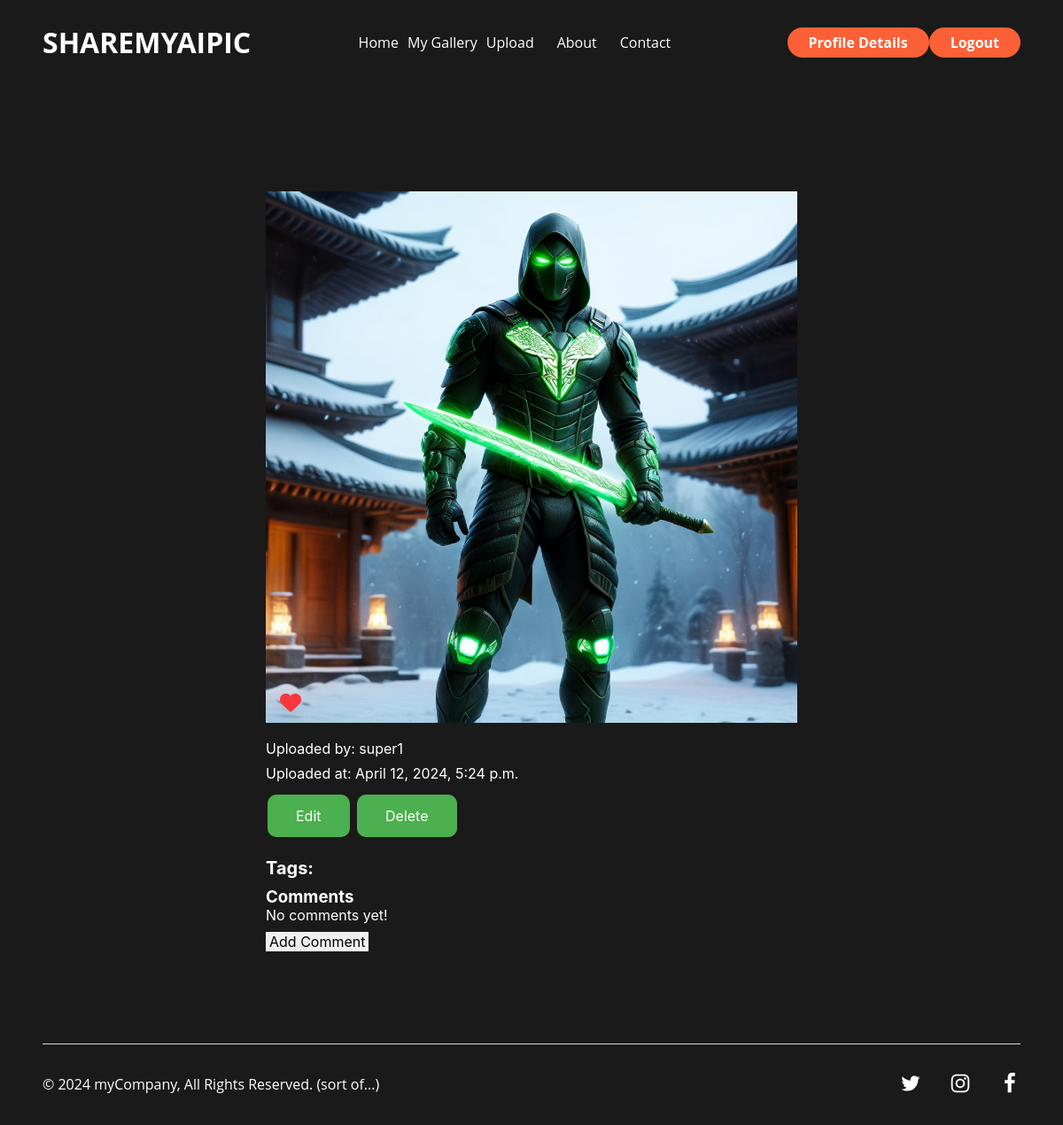
Before: /details/5/ (signed in) with the older database file.
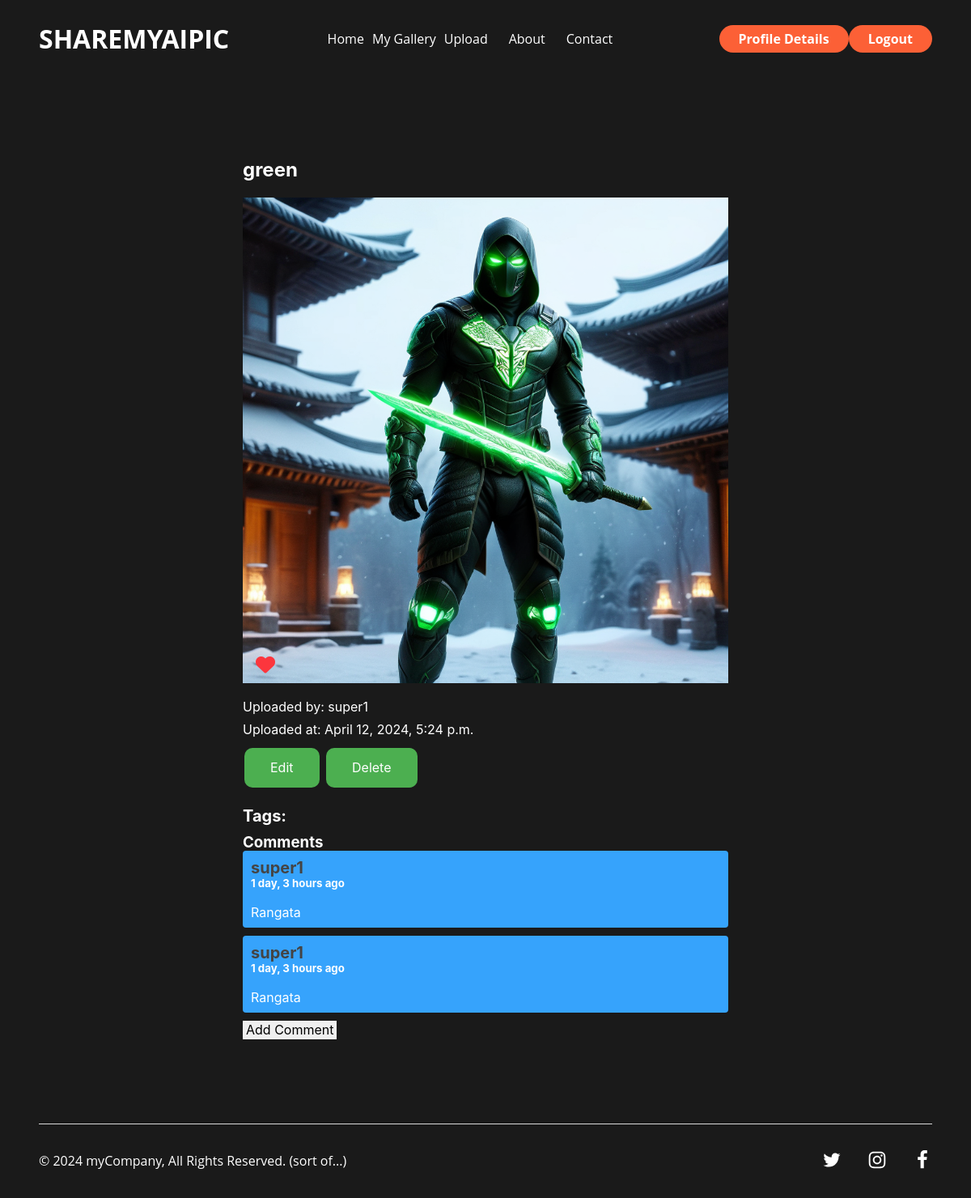
After: the same page with the newer database file.
### sharemypic/pics/models.py (models this page shows, shortened)
class Image(models.Model):
    MAX_TITLE_LENGTH = 100
    title = models.CharField(max_length=MAX_TITLE_LENGTH, blank=True, null=True)
    image_file = models.ImageField(upload_to='image_uploads/',)
    generation_description = models.TextField(blank=True, null=True)
    created_at = models.DateTimeField(auto_now_add=True)
    user = models.ForeignKey(User, on_delete=models.CASCADE, related_name='images')
    tagged_images = models.ManyToManyField(Tag, related_name='tagged', blank=True)

### sharemypic/accounts/models.py (models this page shows)
class SMPUser(auth_models.AbstractBaseUser, auth_models.PermissionsMixin):
    MAX_USERNAME_LENGTH = 150
    username = models.CharField(
        _("username"),
        max_length=MAX_USERNAME_LENGTH,
        unique=True,
        help_text=_(
            "Required. 150 characters or fewer. Letters, digits and @/./+/-/_ only."
        ),
        error_messages={
            "unique": _("A user with that username already exists."),
        },
    )
    date_joined = models.DateTimeField(_("date joined"), default=timezone.now)
    USERNAME_FIELD = "username"
    is_staff = models.BooleanField(
        default=False
    )
    is_active = models.BooleanField(
        default=True
    )
    objects =SMPUserManager()

### sharemypic/common/models.py (models this page shows)
class ImageComment(models.Model):
    text = models.TextField()
    created_at = models.DateTimeField(auto_now_add=True)
    updated_at = models.DateTimeField(auto_now=True)
    image = models.ForeignKey(Image, on_delete=models.CASCADE, related_name="comments")
    user = models.ForeignKey(SMPUser, on_delete=models.CASCADE)

### sharemypic/pics/views.py (the view, shortened to what this page needs)
# urls.py: path('details/<int:pk>/', ImageDetailView.as_view(), name='details pic'),
class ImageDetailView(LoginRequiredMixin, views.DetailView):
    model = Image
    template_name = 'pics/details_pic.html'
    context_object_name = 'image'
    def get_context_data(self, **kwargs):
        context = super().get_context_data(**kwargs)
        image = self.get_object()
        context['tagged_images'] = image.tagged_images.all()
        context['has_liked'] = ImageLike.objects.filter(user=self.request.user, image=image).exists()
        context['like_count'] = image.likes.count()
        return context

### templates/pics/details_pic.html (shortened to what this page needs)
{% extends 'base.html' %}
{% load placeholders %}
{% block main_content %}
    <div class="heroContainer home-hero1">
        <div class="image-detail">
            {% if image.title %}
                <h2>{{ image.title }}</h2>
            {% endif %}
            <div class="image-container">
                <img class="images" src="{{ image.image_file.url }}" alt="{{ image.title }}">
                {% if request.user.is_authenticated %}
                    <div class="like-container">
                        <form class="like-form" action="{% url 'details pic' pk=image.pk %}" method="post">
                            <button type="submit" name="like" class="like-button">
                                <i class="fa-solid fa-heart"></i>
                            </button>
                        </form>
                    </div>
                {% endif %}
            </div>
            <p>Uploaded by: {{ image.user.username }}</p>
            <p>Uploaded at: {{ image.created_at }}</p>
            {% if request.user == image.user %}
                <a href="{% url 'edit pic' pk=image.pk %}" class="button-pic">Edit</a>
                <a href="{% url 'delete pic' pk=image.pk %}" class="button-pic">Delete</a>
            {% endif %}
            <div class="tags">
                <h3 class="h3-details">Tags:</h3>
            </div>
            <h3>Comments</h3>
            {% for comment in image.comments.all %}
                <div class="comment">
                    <p>
                        <b>{{ comment.user.username }}</b><br>
                    <h5>{{ comment.created_at|timesince }} ago</h5><br>
                    {{ comment.text }}
                    </p>
                </div>
            {% empty %}
                <p>No comments yet!</p>
            {% endfor %}
            {% if request.user.is_authenticated %}
                <form method="POST" action="{% url 'create comment' pk=image.pk %}">
                    <input type="submit" value="Add Comment">
                </form>
            {% else %}
                <p>Please <a href="{% url 'login' %}"><b class="b-comment">Login</b></a> to leave a comment.</p>
            {% endif %}
        </div>
    </div>
{% endblock %}

### templates/base.html (shortened to what this page needs)
{% load static %}
<!DOCTYPE html>
<html lang="en">
  <head>
      <link rel="stylesheet" href="https://cdnjs.cloudflare.com/ajax/libs/font-awesome/6.4.0/css/all.min.css" />
  </head>
  <body>
    <link rel="stylesheet" href="{% static 'css/style.css' %}" />
    <div>
      <link href="{% static 'css/index.css' %}" rel="stylesheet" />
      <div class="home-container">
        <div class="home-header">
          <header
            data-thq="thq-navbar"
            class="navbarContainer home-navbar-interactive"
          >
            <a href="{% url 'index' %}" class="logo">SHAREMYAIPIC</a>
            <div data-thq="thq-navbar-nav" class="home-desktop-menu">
              <nav class="home-links">
                <a href="{% url 'index' %}" class="bodySmall">Home</a>
                  {% if request.user.is_authenticated %}
                   <a href="{% url 'my-gallery' %}" class="bodySmall"> My Gallery</a>
                    <a href="{% url 'upload pic' %}" class="bodySmall">Upload</a>
                  {% endif %}
                <span class="home-nav42 bodySmall">About</span>
                <span class="home-nav52 bodySmall">Contact</span>
              </nav>
              <div class="home-buttons">
                  {% if request.user.is_authenticated %}
                      <a href="{% url 'details profile' pk=user.pk%}" class="buttonFilled">Profile Details</a>
                    <a href="{% url 'logout' %}" class="buttonFilled">Logout</a>
                  {% else %}
                    <a href="{% url 'login' %}" class="buttonFilled">Login</a>
                    <a href="{% url 'register' %}" class="buttonFilled">Register</a>
                  {% endif %}
              </div>
            </div>
          </header>
        </div>
<main>
    {% block main_content %}
    {% endblock %}
</main>
        <div class="home-footer">
          <footer class="home-footer1 footerContainer">
            <div class="home-separator"></div>
            <div class="home-container5">
              <span class="bodySmall home-text31">
                © 2024 myCompany, All Rights Reserved. (sort of...)
              </span>
              <div class="home-icon-group1">
               <a href="https://twitter.com">
               </a>
               <a href="https://instagram.com">
               </a>
              <a href="https://facebook.com">
              </a>
              </div>
            </div>
          </footer>
        </div>
      </div>
    </div>
  </body>
</html>

### staticfiles/css/style.css (style rules this page uses)
header { position: fixed; top: 0; left: 0; width: 100%; background-color: #333; z-index: 1000; }
main { padding-top: 100px; padding-bottom: 100px; }
footer { position: fixed; bottom: 0; left: 0; width: 100%; background-color: #333; z-index: 1000; }
:root { --dl-color-gray-500: #595959; --dl-color-gray-700: #999999; --dl-color-gray-900: #D9D9D9; --dl-size-size-large: 144px; --dl-size-size-small: 48px; --dl-color-danger-300: #A22020; --dl-color-danger-500: #BF2626; --dl-color-danger-700: #E14747; --dl-color-gray-black: #000000; --dl-color-gray-white: #FFFFFF; --dl-size-size-medium: 96px; --dl-size-size-xlarge: 192px; --dl-size-size-xsmall: 16px; --dl-space-space-unit: 16px; --dl-color-primary-100: #003EB3; --dl-color-primary-300: #0074F0; --dl-color-primary-500: #14A9FF; --dl-color-primary-700: #85DCFF; --dl-color-success-300: #199033; --dl-color-success-500: #32A94C; --dl-color-success-700: #4CC366; --dl-size-size-xxlarge: 288px; --dl-size-size-maxwidth: 1400px; --dl-radius-radius-round: 50%; --dl-color-custom-accent1: #6AB14E; --dl-color-custom-accent2: #598CF2; --dl-space-space-halfunit: 8px; --dl-space-space-sixunits: 96px; --dl-space-space-twounits: 32px; --dl-color-custom-primary1: #FC6036; --dl-color-custom-primary2: #FFFFFF; --dl-radius-radius-radius2: 2px; --dl-radius-radius-radius4: 4px; --dl-radius-radius-radius8: 8px; --dl-space-space-fiveunits: 80px; --dl-space-space-fourunits: 64px; --dl-space-space-threeunits: 48px; --dl-color-custom-secondary1: #333333; --dl-color-custom-neutral-dark: #1A1A1A; --dl-color-custom-neutral-light: #FFFFFF; --dl-space-space-oneandhalfunits: 24px; }
.buttonFilled { color: var(--dl-color-custom-neutral-light); transition: 0.3s; font-family: Open Sans; font-weight: bold; padding-top: var(--dl-space-space-halfunit); padding-left: var(--dl-space-space-oneandhalfunits); border-radius: 48px; padding-right: var(--dl-space-space-oneandhalfunits); padding-bottom: var(--dl-space-space-halfunit); background-color: var(--dl-color-custom-primary1); }
.navbarContainer { color: var(--dl-color-custom-neutral-light); width: 100%; display: flex; position: sticky; align-items: center; padding-top: var(--dl-space-space-oneandhalfunits); padding-left: var(--dl-space-space-threeunits); padding-right: var(--dl-space-space-threeunits); padding-bottom: var(--dl-space-space-oneandhalfunits); justify-content: space-between; background-color: var(--dl-color-custom-neutral-dark); }
.heroContainer { color: var(--dl-color-custom-neutral-light); width: 100%; display: flex; min-height: auto; align-items: center; padding-top: var(--dl-space-space-sixunits); padding-left: var(--dl-space-space-threeunits); padding-right: var(--dl-space-space-threeunits); flex-direction: column; padding-bottom: var(--dl-space-space-sixunits); justify-content: center; background-color: var(--dl-color-custom-neutral-dark); }
.footerContainer { color: var(--dl-color-custom-neutral-light); width: 100%; display: flex; align-items: center; padding-top: var(--dl-space-space-twounits); padding-left: var(--dl-space-space-threeunits); padding-right: var(--dl-space-space-threeunits); flex-direction: column; padding-bottom: var(--dl-space-space-twounits); justify-content: space-between; background-color: var(--dl-color-custom-neutral-dark); }
.socialIcons { fill: var(--dl-color-custom-neutral-light); }
.bodySmall { font-size: 16px; font-family: Open Sans; font-weight: 400; line-height: 150%; padding-right: 10px; }
.logo { font-size: 2em; font-family: Open Sans; font-weight: 700; line-height: 150%; text-transform: uppercase; }
.button-pic { background-color: #4CAF50; border: none; color: white; padding: 15px 32px; text-align: center; text-decoration: none; display: inline-block; font-size: 16px; margin: 4px 2px; cursor: pointer; border-radius: 10px; }

Changed rows visible on the page:
changed Image "super1": title (not shown) → "green"
added ImageComment: user.username "super1", created_at "1 day, 3 hours", text "Rangata"
added ImageComment: user.username "super1", created_at "1 day, 3 hours", text "Rangata"
Other visible differences:
text no longer shown: "No comments yet!"
